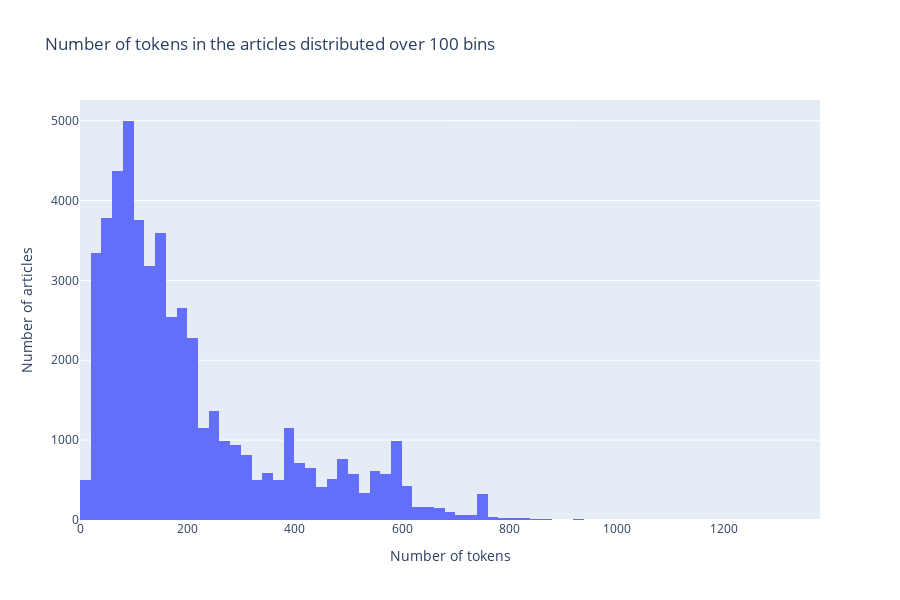

Notebook cell for this chart:
### Code cell
import numpy as np
import plotly.graph_objects as go
import plotly.offline as pyo
pyo.init_notebook_mode(connected=True)

# Filter out articles with more than 2000 tokens
filtered_tokens = [len(article) for article in X_list_tokenized if len(article) <= 1500]

print("Number of tokens in the articles")
print(sorted(filtered_tokens))

# Calculate the maximum number of tokens
max_tokens = max(filtered_tokens)

# Calculate the minimum number of tokens
min_tokens = min(filtered_tokens)

# Calculate the mean number of tokens
mean_tokens = np.mean(filtered_tokens)

# Calculate the median number of tokens
median_tokens = np.median(filtered_tokens)

# Calculate the standard deviation of the number of tokens
std_tokens = np.std(filtered_tokens)

print("Max tokens:", max_tokens)
print("Min tokens:", min_tokens)
print("Mean tokens:", mean_tokens)
print("Median tokens:", median_tokens)
print("Standard deviation tokens:", std_tokens)

fig = go.Figure(data=[go.Histogram(x=filtered_tokens, nbinsx=100)])
fig.update_layout(
    title='Number of tokens in the articles distributed over 100 bins',
    xaxis_title='Number of tokens',
    yaxis_title='Number of articles',
    width=900,
    height=600
)

pyo.iplot(fig)

### Figure 1 — Plotly figure (JSON) as saved in the notebook; plotly's stock layout.template omitted (floating-point values rounded to 4 significant figures; data arrays with more than 128 entries replaced by an {"elided": "..."} marker saying what was removed)
{"data": [{"nbinsx": 100, "type": "histogram", "x": {"elided": "50755 int values"}}], "layout": {"height": 600, "title": {"text": "Number of tokens in the articles distributed over 100 bins"}, "width": 900, "xaxis": {"title": {"text": "Number of tokens"}}, "yaxis": {"title": {"text": "Number of articles"}}}}
